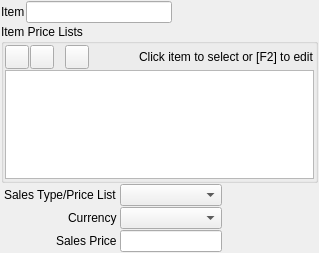
<?xml version="1.0" encoding="UTF-8"?>
<ui version="4.0">
 <class>ACC_PriceWidget</class>
 <widget class="QWidget" name="ACC_PriceWidget">
  <property name="geometry">
   <rect>
    <x>0</x>
    <y>0</y>
    <width>319</width>
    <height>253</height>
   </rect>
  </property>
  <property name="windowTitle">
   <string>Form</string>
  </property>
  <layout class="QGridLayout" name="gridLayout_2">
   <property name="leftMargin">
    <number>1</number>
   </property>
   <property name="topMargin">
    <number>1</number>
   </property>
   <property name="rightMargin">
    <number>1</number>
   </property>
   <property name="bottomMargin">
    <number>1</number>
   </property>
   <property name="spacing">
    <number>1</number>
   </property>
   <item row="1" column="0" colspan="2">
    <widget class="QGroupBox" name="gbPriceLists">
     <property name="sizePolicy">
      <sizepolicy hsizetype="Preferred" vsizetype="Expanding">
       <horstretch>0</horstretch>
       <verstretch>0</verstretch>
      </sizepolicy>
     </property>
     <property name="title">
      <string>Item Price Lists</string>
     </property>
     <layout class="QGridLayout" name="gridLayout">
      <property name="leftMargin">
       <number>1</number>
      </property>
      <property name="topMargin">
       <number>1</number>
      </property>
      <property name="rightMargin">
       <number>1</number>
      </property>
      <property name="bottomMargin">
       <number>1</number>
      </property>
      <property name="spacing">
       <number>1</number>
      </property>
      <item row="0" column="0">
       <layout class="QHBoxLayout" name="horizontalLayout">
        <property name="spacing">
         <number>1</number>
        </property>
        <item>
         <widget class="QToolButton" name="pbAdd">
          <property name="minimumSize">
           <size>
            <width>24</width>
            <height>24</height>
           </size>
          </property>
          <property name="maximumSize">
           <size>
            <width>24</width>
            <height>24</height>
           </size>
          </property>
          <property name="toolTip">
           <string>Add price list</string>
          </property>
          <property name="text">
           <string/>
          </property>
          <property name="icon">
           <iconset resource="../../../db/src/gui/db.qrc">
            <normaloff>:/images/icons/add.png</normaloff>:/images/icons/add.png</iconset>
          </property>
          <property name="iconSize">
           <size>
            <width>16</width>
            <height>16</height>
           </size>
          </property>
         </widget>
        </item>
        <item>
         <widget class="QToolButton" name="pbDelete">
          <property name="minimumSize">
           <size>
            <width>24</width>
            <height>24</height>
           </size>
          </property>
          <property name="maximumSize">
           <size>
            <width>24</width>
            <height>24</height>
           </size>
          </property>
          <property name="toolTip">
           <string>Delete price  list</string>
          </property>
          <property name="text">
           <string/>
          </property>
          <property name="icon">
           <iconset resource="../../../db/src/gui/db.qrc">
            <normaloff>:/images/icons/delete.png</normaloff>:/images/icons/delete.png</iconset>
          </property>
          <property name="iconSize">
           <size>
            <width>16</width>
            <height>16</height>
           </size>
          </property>
         </widget>
        </item>
        <item>
         <spacer name="horizontalSpacer_3">
          <property name="orientation">
           <enum>Qt::Horizontal</enum>
          </property>
          <property name="sizeType">
           <enum>QSizePolicy::Fixed</enum>
          </property>
          <property name="sizeHint" stdset="0">
           <size>
            <width>10</width>
            <height>20</height>
           </size>
          </property>
         </spacer>
        </item>
        <item>
         <widget class="QToolButton" name="pbSave">
          <property name="minimumSize">
           <size>
            <width>24</width>
            <height>24</height>
           </size>
          </property>
          <property name="maximumSize">
           <size>
            <width>24</width>
            <height>24</height>
           </size>
          </property>
          <property name="toolTip">
           <string>Save to database</string>
          </property>
          <property name="text">
           <string/>
          </property>
          <property name="icon">
           <iconset resource="../../../db/src/gui/db.qrc">
            <normaloff>:/images/icons/database_save.png</normaloff>:/images/icons/database_save.png</iconset>
          </property>
         </widget>
        </item>
        <item>
         <spacer name="horizontalSpacer">
          <property name="orientation">
           <enum>Qt::Horizontal</enum>
          </property>
          <property name="sizeHint" stdset="0">
           <size>
            <width>40</width>
            <height>20</height>
           </size>
          </property>
         </spacer>
        </item>
        <item>
         <widget class="QLabel" name="lblTvInfo">
          <property name="text">
           <string>Click item to select or [F2] to edit</string>
          </property>
         </widget>
        </item>
       </layout>
      </item>
      <item row="1" column="0">
       <widget class="QTableView" name="tvPrice"/>
      </item>
     </layout>
    </widget>
   </item>
   <item row="2" column="0">
    <layout class="QFormLayout" name="formLayout">
     <property name="labelAlignment">
      <set>Qt::AlignRight|Qt::AlignTrailing|Qt::AlignVCenter</set>
     </property>
     <property name="horizontalSpacing">
      <number>3</number>
     </property>
     <property name="verticalSpacing">
      <number>1</number>
     </property>
     <property name="leftMargin">
      <number>3</number>
     </property>
     <item row="0" column="0">
      <widget class="QLabel" name="label">
       <property name="text">
        <string>Sales Type/Price List</string>
       </property>
      </widget>
     </item>
     <item row="0" column="1">
      <widget class="QComboBox" name="cbSalesType"/>
     </item>
     <item row="1" column="0">
      <widget class="QLabel" name="label_2">
       <property name="text">
        <string>Currency</string>
       </property>
      </widget>
     </item>
     <item row="1" column="1">
      <widget class="QComboBox" name="cbCurrency"/>
     </item>
     <item row="2" column="0">
      <widget class="QLabel" name="label_3">
       <property name="text">
        <string>Sales Price</string>
       </property>
      </widget>
     </item>
     <item row="2" column="1">
      <widget class="QLineEdit" name="leSalesPrice"/>
     </item>
    </layout>
   </item>
   <item row="2" column="1">
    <spacer name="horizontalSpacer_2">
     <property name="orientation">
      <enum>Qt::Horizontal</enum>
     </property>
     <property name="sizeHint" stdset="0">
      <size>
       <width>100</width>
       <height>68</height>
      </size>
     </property>
    </spacer>
   </item>
   <item row="0" column="0" colspan="2">
    <layout class="QHBoxLayout" name="horizontalLayout_2">
     <item>
      <widget class="QLabel" name="lblItem">
       <property name="text">
        <string>Item</string>
       </property>
      </widget>
     </item>
     <item>
      <widget class="QLineEdit" name="leItem">
       <property name="readOnly">
        <bool>true</bool>
       </property>
      </widget>
     </item>
     <item>
      <spacer name="horizontalSpacer_4">
       <property name="orientation">
        <enum>Qt::Horizontal</enum>
       </property>
       <property name="sizeHint" stdset="0">
        <size>
         <width>40</width>
         <height>20</height>
        </size>
       </property>
      </spacer>
     </item>
    </layout>
   </item>
  </layout>
 </widget>
 <tabstops>
  <tabstop>leItem</tabstop>
  <tabstop>tvPrice</tabstop>
  <tabstop>pbAdd</tabstop>
  <tabstop>pbDelete</tabstop>
  <tabstop>pbSave</tabstop>
  <tabstop>cbSalesType</tabstop>
  <tabstop>cbCurrency</tabstop>
  <tabstop>leSalesPrice</tabstop>
 </tabstops>
 <resources>
  <include location="../../../db/src/gui/db.qrc"/>
 </resources>
 <connections/>
</ui>
